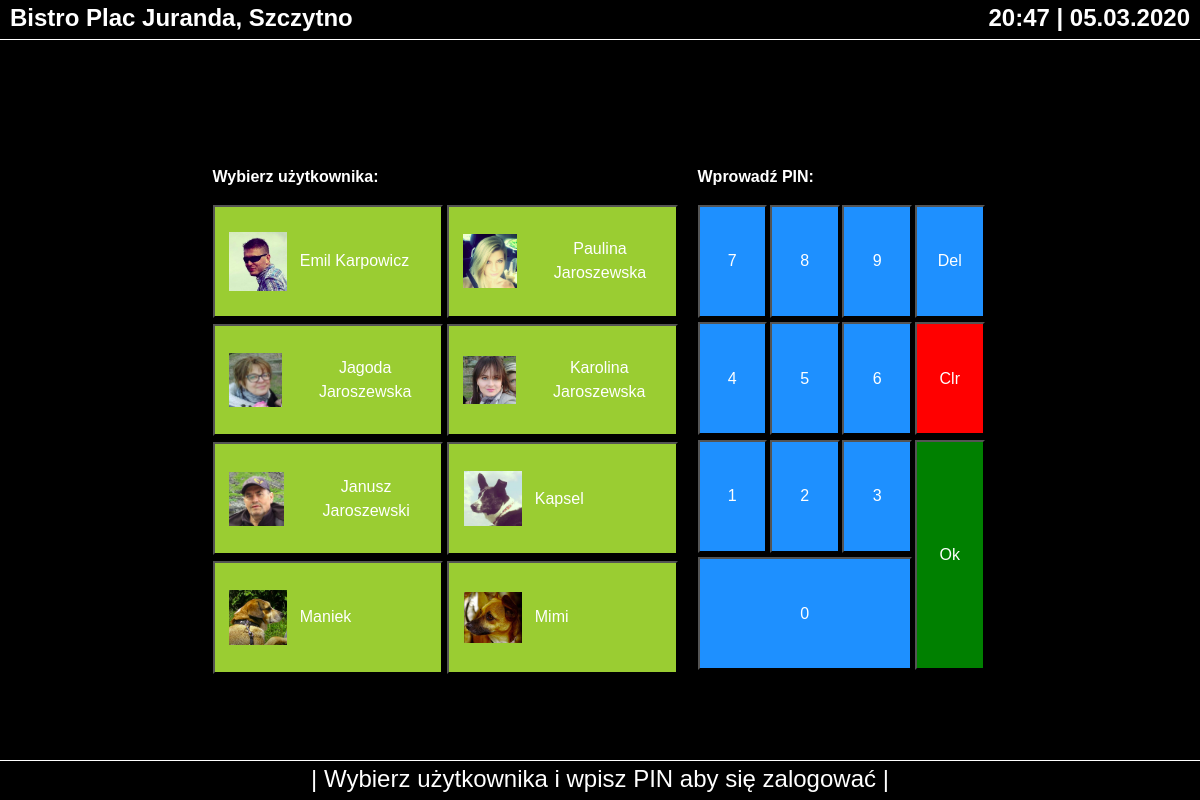
Page /bistro/panel_logowania on the committed database.
### BistroManagementToolApp/models.py (models this page shows, shortened)
class ApplicationUser (models.Model):
    user = models.OneToOneField(User,on_delete=models.CASCADE,related_name='additional_fields')
    picture = models.ImageField(upload_to='profile_pics',blank=True)
    salary = models.DecimalField(max_digits=10,decimal_places=2,default='0.00')
    work_scheadule = models.OneToOneField(WorkScheadule,blank=True,null=True,on_delete=models.SET_NULL)

### BistroManagementToolApp/views.py (the view)
def panel_logowania(request):
    if request.method == "POST":
        username = request.POST.get('username')
        password = request.POST.get('password')
        user = authenticate(username=username,password=password)
        if user:
            if user.is_active:
                login(request,user)
                return redirect('/bistro/panel_sprzedawcy')
            else:
                return HttpResponse('Account not active')
        else:
            return redirect('/bistro/wrong_credentials_page')
    else:
        application_users = ApplicationUser.objects.all()
        my_dict = {'application_users':application_users}
        return render(request, 'BistroManagementToolApp/panel_logowania.html', context=my_dict)

### templates/BistroManagementToolApp/panel_logowania.html (shortened to what this page needs)
<!DOCTYPE html>
{% extends "BistroManagementToolApp/base.html" %}
{% load static %}
{% block own_css_block %}
    <link rel="stylesheet" href={% static "css/BistroManagementToolApp/styles_main.css" %}>
{% endblock %}
{% block body_block %}
    <div class="users-column">
        <p><strong>Wybierz użytkownika:</strong></p>
        <div class="users-container disable-scrollbars">
            {% for usr in application_users %}
            <button id="u_{{ usr.user.id }}" data-username="{{ usr.user.username }}" class="user-tile">
                <div class="user-tile-img"><img src="{{ usr.picture.url }}" alt="Zdjęcie użytkownika"></div>
                <div class="user-tile-name">{{ usr.user.first_name}} {{ usr.user.last_name }}</div>
            </button>
            {% endfor %}
        </div>
    </div>
    <div class="keyboard-column">
        <p><strong>Wprowadź PIN:</strong></p>
        <div class="keyboard-container">
                <button id="d9" class="digit">9</button>
                <button id="d8" class="digit">8</button>
                <button id="d7" class="digit">7</button>
                <button id="backspace" class="digit">Del</button>
                <button id="d6" class="digit">6</button>
                <button id="d5" class="digit">5</button>
                <button id="d4" class="digit">4</button>
                <button id="clear" class="digit">Clr</button>
                <button id="d3" class="digit">3</button>
                <button id="d2" class="digit">2</button>
                <button id="d1" class="digit">1</button>
                <button id="d0" class="digit">0</button>
                <button id="ok" class="digit">Ok</button>
        </div>
    </div>
{% endblock %}

### templates/BistroManagementToolApp/base.html (shortened to what this page needs)
<!DOCTYPE html>
<html lang="en">
{% load static %}
<head>
    <link rel="stylesheet" href="https://stackpath.bootstrapcdn.com/bootstrap/4.4.1/css/bootstrap.min.css">
    {% block own_css_block %}
    {% endblock %}
</head>
<body>
        <div class="header-container">
           <p id="p_name"><strong>Bistro Plac Juranda, Szczytno</strong></p>
           <p id="p_date"><strong>20:47 | 05.03.2020</strong></p>
        </div>
        <div class="body-container">
            {% block body_block %}
            {% endblock %}
        </div>
        <div class="footer-container">
            {% if user.is_authenticated %}
            <p id="short_footer">| {{ user.first_name}} {{ user.last_name }} |</p>
            <p id="full_footer"> | Zalogowany użytkownik: {{ user.first_name}} {{ user.last_name }} |</p>
            {% else %}
            <p id="full_footer">  | Wybierz użytkownika i wpisz PIN aby się zalogować | </p>
            {% endif %}
        </div>
</body>
</html>

### static/css/BistroManagementToolApp/styles_main.css (style rules this page uses)
html { width:100vw; height:100vh; overflow: hidden; margin: 0; }
body { display: flex; flex-direction: column; width:100vw; height:100vh; justify-content: center; align-items: center; font-family: Arial; color: white; background-color: white; margin:0; overflow: hidden; }
* { box-sizing: border-box; }
button { color:white; }
.header-container { display: flex; flex-direction:column; height:5vh; width: 100vw; justify-items: center; align-items: center; border-bottom: solid white 1px; background-color: black; font-size:3vh; }
#p_date { display: none }
.body-container { display: flex; flex-direction: column; height: 90vh; width: 100vw; justify-content: space-between; align-items: center; background-color: black; }
.users-column { width: 100vw; height: 30%; font-size:2vh; padding: 5px; }
.users-container { display: none; }
.keyboard-column { width: 100vw; height: 60%; padding: 5px; position:relative; bottom: 7vh; font-size:2vh; }
.keyboard-container { display:grid; grid-template-columns: 24% 24% 24% 24%; grid-template-rows: 24% 24% 24% 24%; grid-template-areas:"d7 d8 d9 backspace" "d4 d5 d6 clear" "d1 d2 d3 ok" "d0 d0 d0 ok"; grid-row-gap:1%; grid-column-gap: 1%; height: 100%; width:100%; background-color: black; }
.digit { display:flex; background-color: dodgerblue; justify-content: center; align-items: center; font-size: 2vh; }
#d1 { grid-area:d1; }
#d2 { grid-area:d2; }
#d3 { grid-area:d3; }
#d4 { grid-area:d4; }
#d5 { grid-area:d5; }
#d6 { grid-area:d6; }
#d7 { grid-area:d7; }
#d8 { grid-area:d8; }
#d9 { grid-area:d9; }
#d0 { grid-area:d0; }
#clear { grid-area:clear; background-color: red; }
#ok { grid-area:ok; background-color: green; }
#backspace { grid-area:backspace; }
.footer-container { display: flex; flex-direction: column; height:5vh; width: 100vw; justify-items: center; align-items: center; background-color: black; border-top: solid white 1px; font-size:3vh; }
#full_footer { display: none }
@media only screen and (min-width: 600px) { .header-container { flex-direction:row; justify-content: space-between; align-items: baseline; padding-left: 10px; padding-right: 10px; } }
@media only screen and (min-width: 600px) { #p_date { display: inherit } }
@media only screen and (min-width: 600px) { .users-column { width: 70vw; } }
@media only screen and (min-width: 600px) { .keyboard-column { width: 70vw; } }
@media only screen and (min-width: 600px) { .footer-container { flex-direction: row; justify-content: center; align-items: baseline; padding-left: 10px; padding-right: 10px; } }
@media only screen and (min-width: 600px) { #full_footer { display: inherit } }
@media only screen and (min-width: 768px) { .body-container { flex-direction: row; column-gap: 5px; height:90vh; width: 100vw; justify-content: center; align-items: center; background-color: black; } }
@media only screen and (min-width: 768px) { .users-column { width: 50vw; height: 60vh; } }
@media only screen and (min-width: 768px) { .users-container { display: flex; flex-direction: row; flex-wrap: wrap; column-gap: 1%; row-gap:1%; height:100%; width:100%; overflow-y:auto; background-color: black; scrollbar-width: none; -ms-overflow-style: none; } }
@media only screen and (min-width: 768px) { .user-tile { display: flex; flex-direction: row; background-color: yellowgreen; align-items: center; height: 24%; width:49%; } }
@media only screen and (min-width: 768px) { .user-tile-img { display: flex; width: 30%; height: 80%; margin-left:5px; background-color: yellowgreen; justify-content: center; align-items: center; } }
@media only screen and (min-width: 768px) { .user-tile-img img { width: 90%; } }
@media only screen and (min-width: 768px) { .user-tile-name { margin-left: 10px; font-size: 2vh; } }
@media only screen and (min-width: 768px) { .keyboard-column { width: 35vw; height: 60vh; position: initial; } }
@media only screen and (min-width: 992px) { .users-column { width: 40vw; height: 60vh; } }
@media only screen and (min-width: 992px) { .keyboard-column { width: 25vw; height: 60vh; position: initial; } }

### rows in the picture
ApplicationUser: picture (picture), user.first_name "Emil", user.last_name "Karpowicz"
ApplicationUser: picture (picture), user.first_name "Paulina", user.last_name "Jaroszewska"
ApplicationUser: picture (picture), user.first_name "Jagoda", user.last_name "Jaroszewska"
ApplicationUser: picture (picture), user.first_name "Karolina", user.last_name "Jaroszewska"
ApplicationUser: picture (picture), user.first_name "Janusz", user.last_name "Jaroszewski"
ApplicationUser: picture (picture), user.first_name "Kapsel"
ApplicationUser: picture (picture), user.first_name "Maniek"
ApplicationUser: picture (picture), user.first_name "Mimi"
